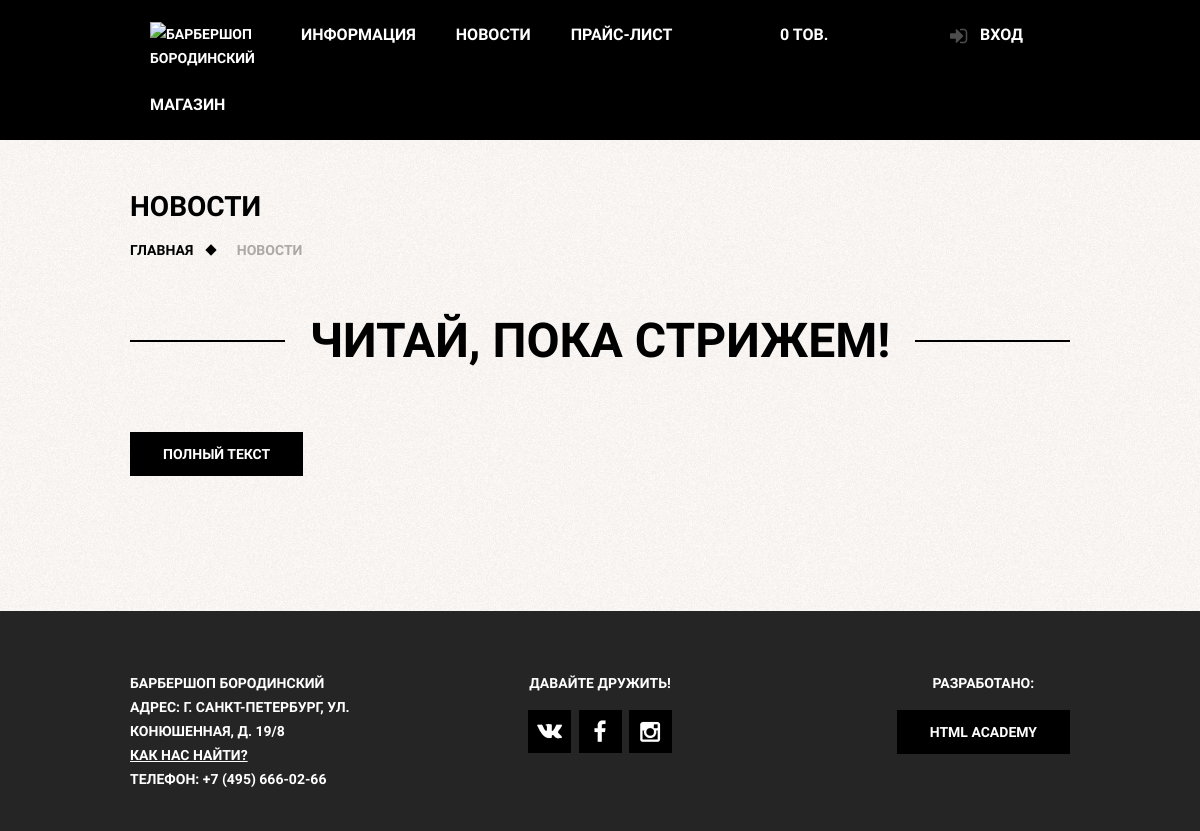
Before: /news/ with the older database file.
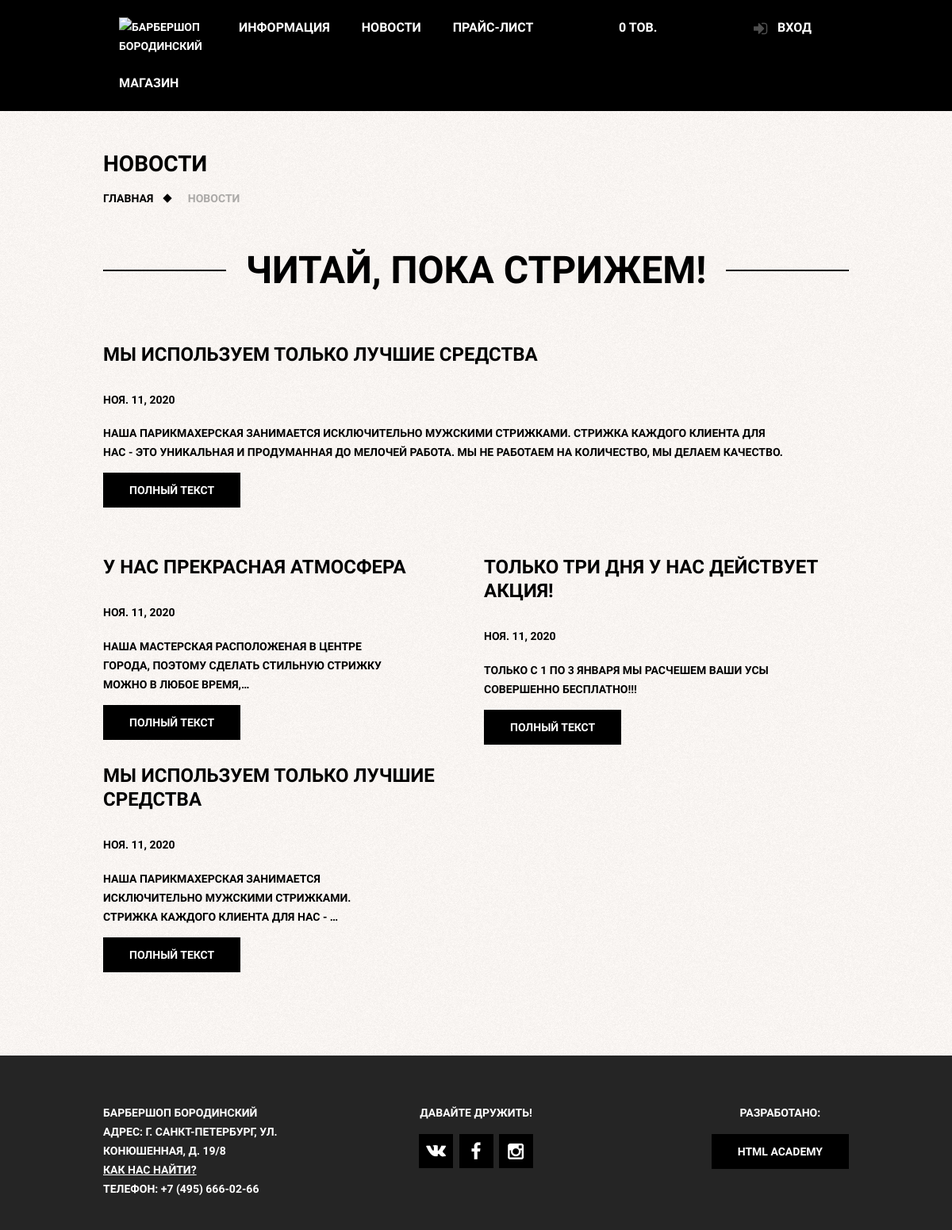
After: the same page with the newer database file.
### barber_app/models.py (models this page shows, shortened)
class News(models.Model):
	title = models.CharField(max_length=250, db_index=True)
	slug = models.SlugField(max_length=250, unique=True)
	body = RichTextUploadingField(blank=True, null=True)
	date = models.DateField()
	def get_absolute_url(self):
		return reverse('news_page_url', kwargs={'slug': self.slug})
	class Meta:
		ordering = ['-date']

### barber_app/views.py (the view)
# urls.py: path('news/', all_news_page, name='all_news_url'),
def all_news_page(request):
	all_news = News.objects.all()
	past_news = all_news.first()
	left_news = all_news[1:all_news.count():2]
	right_news = all_news[2:all_news.count():2]
	zip_news = zip(left_news, right_news)
	if all_news.count()%2 == 0:
		first_news = all_news.last()
	content = {'past_news': past_news, 'zip_news': zip_news, 'first_news': first_news}
	return render(request, 'barber_app/news.html', content)

### barber_app/cart.py (called while the page is built)
	def __len__(self):
		return sum(item['quantity'] for item in self.cart.values())

### barber_app/context_processors.py (called while the page is built)
def cart(request):
	return {'cart': Cart(request)}

def loginform(request):
	return {'form': LoginForm}

### barber_app/templates/barber_app/news.html (shortened to what this page needs)
{% extends 'barber_app/barber_base.html' %}
{% load static %}
{% block bodyclass%}
	class="inner-page"
{% endblock %}
{% block content %}
    <h1 class="inner-page-title">
        Новости
    </h1>
    <ul class="breadcrumbs">
        <li><a href="{% url 'main_page_url' %}">Главная</a></li>
        <li class="current">Новости</li>
    </ul>
    <div class="inner-content">
        <div class="big-heading">
            <h2>Читай, пока стрижем!</h2>
        </div>
		<div class="inner-columns clearfix">
			<h2>{{ past_news.title }}</h2>
			<h4>{{ past_news.date }}</h4>
			<p class="short-text">{{ past_news.body|truncatewords:30|safe }}</p>
			<a href="{{ past_news.get_absolute_url }}" class="btn">Полный текст</a>
		</div>
		<div class="inner-columns clearfix">
			{% for lnews, rnews in zip_news %}
				<div class="inner-columns-left">
					<h2>{{ lnews.title }}</h2>
					<h4>{{ lnews.date }}</h4>
					<p class="short-text"> {{ lnews.body|truncatechars:100 }}</p>
					<a href="{{ lnews.get_absolute_url }}" class="btn">Полный текст</a>
				</div>
				<div class="inner-columns-right">
					<h2>{{ rnews.title }}</h2>
					<h4>{{ rnews.date }}</h4>
					<p class="short-text"> {{ rnews.body|truncatechars:100 }}</p>
					<a href="{{ rnews.get_absolute_url }}" class="btn">Полный текст</a>
				</div>
			{% endfor %}
			{% if first_news %}
				<div class="inner-columns-left">
					<h2>{{ first_news.title }}</h2>
					<h4>{{ first_news.date }}</h4>
					<p class="short-text"> {{ first_news.body|truncatechars:100 }}</p>
					<a href="{{ first_news.get_absolute_url }}" class="btn">Полный текст</a>
				</div>
			{% endif %}
        </div>
    </div>
{% endblock %}

Changed rows visible on the page:
added News: title "МЫ ИСПОЛЬЗУЕМ ТОЛЬКО ЛУЧШИЕ СРЕДСТВА", date "НОЯ. 11, 2020", body "НАША ПАРИКМАХЕРСКАЯ ЗАНИМАЕТСЯ ИСКЛЮЧИТЕЛЬНО МУЖСКИМИ СТРИЖКАМИ. СТРИЖКА КАЖДОГО КЛИЕНТА ДЛЯ НАС - ЭТО УНИКАЛЬНАЯ И ПРОДУМАННАЯ ДО МЕЛОЧЕЙ РАБОТА. МЫ НЕ РАБОТАЕМ НА КОЛИЧЕСТВО, МЫ ДЕЛАЕМ КАЧЕСТВО.", body "НАША ПАРИКМАХЕРСКАЯ ЗАНИМАЕТСЯ ИСКЛЮЧИТЕЛЬНО МУЖСКИМИ СТРИЖКАМИ. СТРИЖКА КАЖДОГО КЛИЕНТА ДЛЯ НАС - …"
added News: title "У НАС ПРЕКРАСНАЯ АТМОСФЕРА", date "НОЯ. 11, 2020", body "НАША МАСТЕРСКАЯ РАСПОЛОЖЕНАЯ В ЦЕНТРЕ ГОРОДА, ПОЭТОМУ СДЕЛАТЬ СТИЛЬНУЮ СТРИЖКУ МОЖНО В ЛЮБОЕ ВРЕМЯ,…", title "ТОЛЬКО ТРИ ДНЯ У НАС ДЕЙСТВУЕТ АКЦИЯ!", body "ТОЛЬКО С 1 ПО 3 ЯНВАРЯ МЫ РАСЧЕШЕМ ВАШИ УСЫ СОВЕРШЕННО БЕСПЛАТНО!!!"
Other visible differences:
text now shown: "ПОЛНЫЙ ТЕКСТ"
